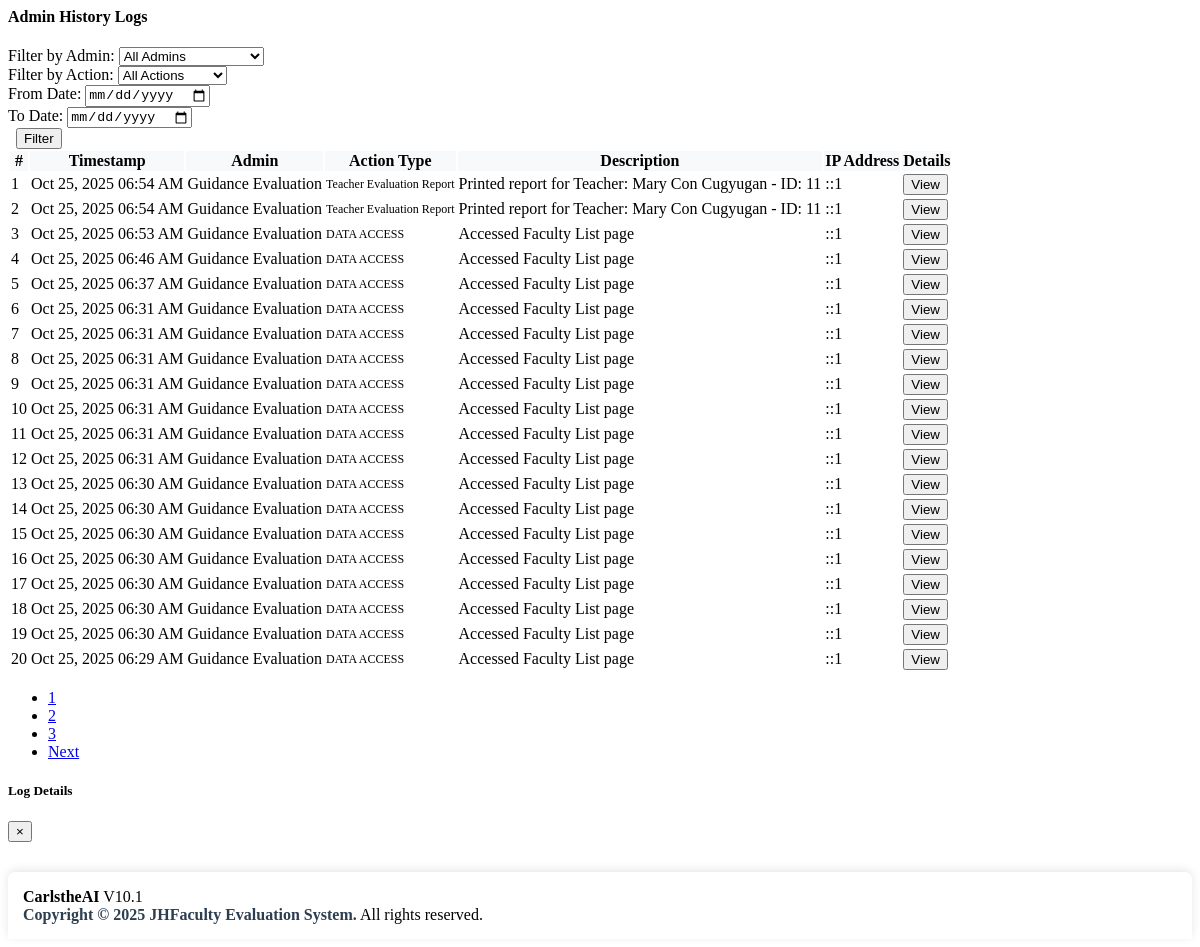
/admin/history_logs.php, run on the app's committed database.
### tables this page shows
CREATE TABLE `admin_history_logs` (
  `id` int(11) NOT NULL,
  `admin_id` int(11) NOT NULL,
  `admin_name` varchar(255) NOT NULL,
  `action_type` varchar(50) NOT NULL,
  `action_description` text NOT NULL,
  `target_table` varchar(100) DEFAULT NULL,
  `target_id` int(11) DEFAULT NULL,
  `old_values` text DEFAULT NULL,
  `new_values` text DEFAULT NULL,
  `ip_address` varchar(45) NOT NULL,
  `user_agent` text DEFAULT NULL,
  `session_id` varchar(255) DEFAULT NULL,
  `timestamp` datetime NOT NULL DEFAULT current_timestamp()
);

### admin/admin_history_logger.php (called while the page is built, shortened)
<?php
include_once 'db_connect.php';
class AdminHistoryLogger {
    private $db;
    public function __construct() {
        global $conn;
        $this->db = $conn;
    }
    public function getHistoryLogs($limit = 50, $offset = 0, $admin_id = null, $action_type = null, $date_from = null, $date_to = null) {
        $where_conditions = [];
        $params = [];
        $param_types = '';
        $where_clause = !empty($where_conditions) ? "WHERE " . implode(" AND ", $where_conditions) : "";
        $sql = "SELECT * FROM admin_history_logs {$where_clause} ORDER BY timestamp DESC LIMIT ? OFFSET ?";
        $params[] = $limit;
        $params[] = $offset;
        $param_types .= 'ii';
        $stmt = $this->db->prepare($sql);
        if (!empty($params)) {
            $stmt->bind_param($param_types, ...$params);
        }
        $stmt->execute();
        $result = $stmt->get_result();
        return $result->fetch_all(MYSQLI_ASSOC);
    }
    public function getLogsCount($admin_id = null, $action_type = null, $date_from = null, $date_to = null) {
        $where_conditions = [];
        $where_clause = !empty($where_conditions) ? "WHERE " . implode(" AND ", $where_conditions) : "";
        $sql = "SELECT COUNT(*) as total FROM admin_history_logs {$where_clause}";
        $stmt = $this->db->prepare($sql);
        $stmt->execute();
        $result = $stmt->get_result();
        $row = $result->fetch_assoc();
        return $row['total'];
    }
}
?>

### admin/history_logs.php (the view, shortened to what this page needs)
<?php include 'db_connect.php' ?>
<?php
include_once 'admin_history_logger.php';
if (class_exists('AdminHistoryLogger')) {
    $historyLogger = new AdminHistoryLogger();
} else {
    echo "<div class='alert alert-danger'>AdminHistoryLogger class not found!</div>";
    exit;
}
?>
<div class="col-lg-12">
    <div class="card card-outline card-success">
        <div class="card-header">
            <h4 class="card-title"><B>Admin History Logs</B></h4>
        </div>
        <div class="card-body">
            <div class="row mb-3">
                <div class="col-md-3">
                    <label>Filter by Admin:</label>
                    <select class="form-control" id="filter_admin">
                        <option value="">All Admins</option>
                    </select>
                </div>
                <div class="col-md-3">
                    <label>Filter by Action:</label>
                    <select class="form-control" id="filter_action">
                        <option value="">All Actions</option>
                    </select>
                </div>
                <div class="col-md-2">
                    <label>From Date:</label>
                    <input type="date" class="form-control" id="filter_date_from">
                </div>
                <div class="col-md-2">
                    <label>To Date:</label>
                    <input type="date" class="form-control" id="filter_date_to">
                </div>
                <div class="col-md-2">
                    <label>&nbsp;</label>
                    <button class="btn btn-primary btn-block" onclick="filterLogs()">Filter</button>
                </div>
            </div>
            <div class="table-responsive">
                <table class="table table-hover table-bordered" id="list">
                    <thead>
                        <tr>
                            <th class="text-center">#</th>
                            <th>Timestamp</th>
                            <th>Admin</th>
                            <th>Action Type</th>
                            <th>Description</th>
                            <th>IP Address</th>
                            <th>Details</th>
                        </tr>
                    </thead>
                    <tbody id="logs_tbody">
                        <?php
                        $admin_filter = isset($_GET['admin_id']) ? $_GET['admin_id'] : null;
                        $action_filter = isset($_GET['action_type']) ? $_GET['action_type'] : null;
                        $date_from = isset($_GET['date_from']) ? $_GET['date_from'] : null;
                        $date_to = isset($_GET['date_to']) ? $_GET['date_to'] : null;
                        $page = isset($_GET['log_page']) ? (int)$_GET['log_page'] : 1;
                        $limit = 20;
                        $offset = ($page - 1) * $limit;
                        try {
                            $logs = $historyLogger->getHistoryLogs($limit, $offset, $admin_filter, $action_filter, $date_from, $date_to);
                            $total_logs = $historyLogger->getLogsCount($admin_filter, $action_filter, $date_from, $date_to);
                        } catch (Exception $e) {
                            echo "<tr><td colspan='7' class='text-center text-danger'>Error loading logs: " . $e->getMessage() . "</td></tr>";
                            $logs = [];
                            $total_logs = 0;
                        }
                        $i = $offset + 1;
                        foreach($logs as $row):
                        ?>
                        <tr>
                            <td class="text-center"><?php echo $i++ ?></td>
                            <td><?php echo date('M d, Y h:i A', strtotime($row['timestamp'])) ?></td>
                            <td><?php echo $row['admin_name'] ?></td>
                            <td>
                                <span class="badge badge-<?php
                                    echo $row['action_type'] == 'LOGIN_SUCCESS' ? 'success' :
                                        ($row['action_type'] == 'LOGIN_FAILED' ? 'danger' :
                                        ($row['action_type'] == 'LOGOUT' ? 'warning' :
                                        ($row['action_type'] == 'DATA_MODIFY' ? 'info' : 'secondary')));
                                ?>">
                                    <?php echo str_replace('_', ' ', $row['action_type']) ?>
                                </span>
                            </td>
                            <td><?php echo $row['action_description'] ?></td>
                            <td><?php echo $row['ip_address'] ?></td>
                            <td>
                                <button class="btn btn-sm btn-outline-info" onclick="viewDetails(<?php echo $row['id'] ?>)">
                                    <i class="fa fa-eye"></i> View
                                </button>
                            </td>
                        </tr>
                        <?php endforeach; ?>
                    </tbody>
                </table>
            </div>
            <?php if($total_logs > $limit): ?>
            <div class="row">
                <div class="col-md-12">
                    <nav aria-label="History logs pagination">
                        <ul class="pagination justify-content-center">
                            <?php
                            $total_pages = ceil($total_logs / $limit);
                            $current_params = $_GET;
                            ?>
                            <?php
                            for($p = max(1, $page - 2); $p <= min($total_pages, $page + 2); $p++):
                                $current_params['log_page'] = $p;
                                $page_url = '?' . http_build_query($current_params);
                            ?>
                            <li class="page-item <?php echo $p == $page ? 'active' : '' ?>">
                                <a class="page-link" href="<?php echo $page_url ?>"><?php echo $p ?></a>
                            </li>
                            <?php endfor; ?>
                            <?php
                            if($page < $total_pages):
                                $current_params['log_page'] = $page + 1;
                                $next_url = '?' . http_build_query($current_params);
                            ?>
                            <li class="page-item">
                                <a class="page-link" href="<?php echo $next_url ?>">Next</a>
                            </li>
                            <?php endif; ?>
                        </ul>
                    </nav>
                </div>
            </div>
            <?php endif; ?>
        </div>
    </div>
</div>
<div class="modal fade" id="detailsModal" tabindex="-1" role="dialog">
    <div class="modal-dialog modal-lg" role="document">
        <div class="modal-content">
            <div class="modal-header">
                <h5 class="modal-title">Log Details</h5>
                <button type="button" class="close" data-dismiss="modal">
                    <span>&times;</span>
                </button>
            </div>
        </div>
    </div>
</div>
<?php include 'admin_footer.php'; ?>

### admin/history_logs.php (style rules this page uses)
.table th { background-color: #f8f9fa; font-weight: 600; }
.badge { font-size: 0.75em; }

### data on the page
admin_history_logs: timestamp "Oct 25, 2025 06:54 AM", admin_name "Guidance Evaluation", action_type "Teacher Evaluation Report", action_description "Printed report for Teacher: Mary Con Cugyugan - ID: 11", ip_address "::1"
admin_history_logs: timestamp "Oct 25, 2025 06:54 AM", admin_name "Guidance Evaluation", action_type "Teacher Evaluation Report", action_description "Printed report for Teacher: Mary Con Cugyugan - ID: 11", ip_address "::1"
admin_history_logs: timestamp "Oct 25, 2025 06:53 AM", admin_name "Guidance Evaluation", action_type "DATA ACCESS", action_description "Accessed Faculty List page", ip_address "::1"
admin_history_logs: timestamp "Oct 25, 2025 06:46 AM", admin_name "Guidance Evaluation", action_type "DATA ACCESS", action_description "Accessed Faculty List page", ip_address "::1"
admin_history_logs: timestamp "Oct 25, 2025 06:37 AM", admin_name "Guidance Evaluation", action_type "DATA ACCESS", action_description "Accessed Faculty List page", ip_address "::1"
admin_history_logs: timestamp "Oct 25, 2025 06:31 AM", admin_name "Guidance Evaluation", action_type "DATA ACCESS", action_description "Accessed Faculty List page", ip_address "::1"
admin_history_logs: timestamp "Oct 25, 2025 06:31 AM", admin_name "Guidance Evaluation", action_type "DATA ACCESS", action_description "Accessed Faculty List page", ip_address "::1"
admin_history_logs: timestamp "Oct 25, 2025 06:31 AM", admin_name "Guidance Evaluation", action_type "DATA ACCESS", action_description "Accessed Faculty List page", ip_address "::1"
admin_history_logs: timestamp "Oct 25, 2025 06:31 AM", admin_name "Guidance Evaluation", action_type "DATA ACCESS", action_description "Accessed Faculty List page", ip_address "::1"
admin_history_logs: timestamp "Oct 25, 2025 06:31 AM", admin_name "Guidance Evaluation", action_type "DATA ACCESS", action_description "Accessed Faculty List page", ip_address "::1"
admin_history_logs: timestamp "Oct 25, 2025 06:31 AM", admin_name "Guidance Evaluation", action_type "DATA ACCESS", action_description "Accessed Faculty List page", ip_address "::1"
admin_history_logs: timestamp "Oct 25, 2025 06:31 AM", admin_name "Guidance Evaluation", action_type "DATA ACCESS", action_description "Accessed Faculty List page", ip_address "::1"
admin_history_logs: timestamp "Oct 25, 2025 06:30 AM", admin_name "Guidance Evaluation", action_type "DATA ACCESS", action_description "Accessed Faculty List page", ip_address "::1"
admin_history_logs: timestamp "Oct 25, 2025 06:30 AM", admin_name "Guidance Evaluation", action_type "DATA ACCESS", action_description "Accessed Faculty List page", ip_address "::1"
admin_history_logs: timestamp "Oct 25, 2025 06:30 AM", admin_name "Guidance Evaluation", action_type "DATA ACCESS", action_description "Accessed Faculty List page", ip_address "::1"
admin_history_logs: timestamp "Oct 25, 2025 06:30 AM", admin_name "Guidance Evaluation", action_type "DATA ACCESS", action_description "Accessed Faculty List page", ip_address "::1"
admin_history_logs: timestamp "Oct 25, 2025 06:30 AM", admin_name "Guidance Evaluation", action_type "DATA ACCESS", action_description "Accessed Faculty List page", ip_address "::1"
admin_history_logs: timestamp "Oct 25, 2025 06:30 AM", admin_name "Guidance Evaluation", action_type "DATA ACCESS", action_description "Accessed Faculty List page", ip_address "::1"
admin_history_logs: timestamp "Oct 25, 2025 06:30 AM", admin_name "Guidance Evaluation", action_type "DATA ACCESS", action_description "Accessed Faculty List page", ip_address "::1"
admin_history_logs: timestamp "Oct 25, 2025 06:29 AM", admin_name "Guidance Evaluation", action_type "DATA ACCESS", action_description "Accessed Faculty List page", ip_address "::1"
